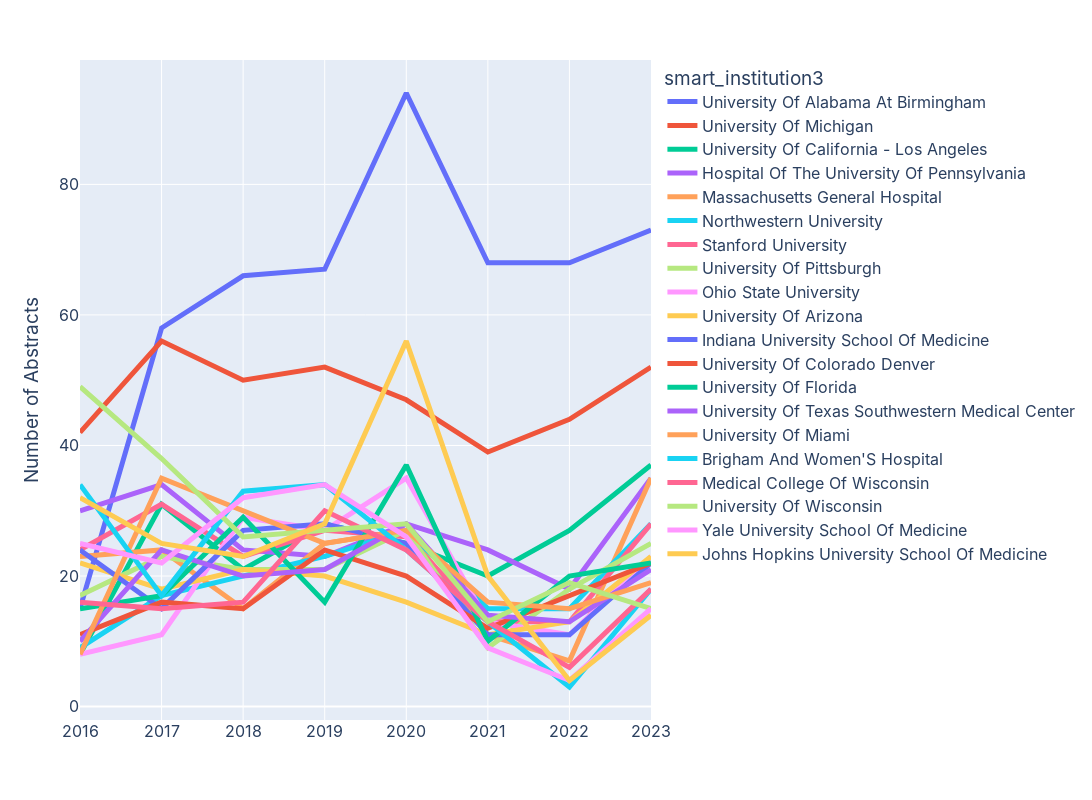

Here is the notebook cell this chart was saved with:
### Code cell
fig = px.line(df_subset, x="year", y="count", color='smart_institution3',
labels = dict(year='', count='Number of Abstracts', smart_institution2 = 'Institution'))
fig.update_layout(width=1500, height=800)

# fig.for_each_trace(lambda t: t.update(name = d[t.name]))

fig.update_layout(
    width=1400,
    height=800,
    font=dict(
        family="Inter",
        size=16))

fig.update_traces(line=dict(width=5))

fig.write_image('years.svg')

fig.show()

### Figure 1 — Plotly figure (JSON) as saved in the notebook; plotly's stock layout.template omitted (floating-point values rounded to 4 significant figures)
{"data": [{"hovertemplate": "smart_institution3=University Of Alabama At Birmingham<br>=%{x}<br>Number of Abstracts=%{y}<extra></extra>", "legendgroup": "University Of Alabama At Birmingham", "line": {"color": "#636efa", "dash": "solid", "width": 5}, "marker": {"symbol": "circle"}, "mode": "lines", "name": "University Of Alabama At Birmingham", "orientation": "v", "showlegend": true, "type": "scatter", "x": [2023, 2022, 2021, 2020, 2019, 2018, 2017, 2016], "xaxis": "x", "y": [73, 68, 68, 94, 67, 66, 58, 15], "yaxis": "y"}, {"hovertemplate": "smart_institution3=University Of Michigan<br>=%{x}<br>Number of Abstracts=%{y}<extra></extra>", "legendgroup": "University Of Michigan", "line": {"color": "#EF553B", "dash": "solid", "width": 5}, "marker": {"symbol": "circle"}, "mode": "lines", "name": "University Of Michigan", "orientation": "v", "showlegend": true, "type": "scatter", "x": [2023, 2022, 2021, 2020, 2019, 2018, 2017, 2016], "xaxis": "x", "y": [52, 44, 39, 47, 52, 50, 56, 42], "yaxis": "y"}, {"hovertemplate": "smart_institution3=University Of California - Los Angeles<br>=%{x}<br>Number of Abstracts=%{y}<extra></extra>", "legendgroup": "University Of California - Los Angeles", "line": {"color": "#00cc96", "dash": "solid", "width": 5}, "marker": {"symbol": "circle"}, "mode": "lines", "name": "University Of California - Los Angeles", "orientation": "v", "showlegend": true, "type": "scatter", "x": [2023, 2022, 2021, 2020, 2019, 2018, 2017, 2016], "xaxis": "x", "y": [37, 27, 20, 25, 28, 21, 31, 8], "yaxis": "y"}, {"hovertemplate": "smart_institution3=Hospital Of The University Of Pennsylvania<br>=%{x}<br>Number of Abstracts=%{y}<extra></extra>", "legendgroup": "Hospital Of The University Of Pennsylvania", "line": {"color": "#ab63fa", "dash": "solid", "width": 5}, "marker": {"symbol": "circle"}, "mode": "lines", "name": "Hospital Of The University Of Pennsylvania", "orientation": "v", "showlegend": true, "type": "scatter", "x": [2023, 2022, 2021, 2020, 2019, 2018, 2017, 2016], "xaxis": "x", "y": [35, 18, 24, 28, 23, 24, 34, 30], "yaxis": "y"}, {"hovertemplate": "smart_institution3=Massachusetts General Hospital<br>=%{x}<br>Number of Abstracts=%{y}<extra></extra>", "legendgroup": "Massachusetts General Hospital", "line": {"color": "#FFA15A", "dash": "solid", "width": 5}, "marker": {"symbol": "circle"}, "mode": "lines", "name": "Massachusetts General Hospital", "orientation": "v", "showlegend": true, "type": "scatter", "x": [2023, 2022, 2021, 2020, 2019, 2018, 2017, 2016], "xaxis": "x", "y": [35, 7, 11, 27, 25, 15, 24, 23], "yaxis": "y"}, {"hovertemplate": "smart_institution3=Northwestern University<br>=%{x}<br>Number of Abstracts=%{y}<extra></extra>", "legendgroup": "Northwestern University", "line": {"color": "#19d3f3", "dash": "solid", "width": 5}, "marker": {"symbol": "circle"}, "mode": "lines", "name": "Northwestern University", "orientation": "v", "showlegend": true, "type": "scatter", "x": [2023, 2022, 2021, 2020, 2019, 2018, 2017, 2016], "xaxis": "x", "y": [28, 15, 15, 27, 23, 20, 17, 9], "yaxis": "y"}, {"hovertemplate": "smart_institution3=Stanford University<br>=%{x}<br>Number of Abstracts=%{y}<extra></extra>", "legendgroup": "Stanford University", "line": {"color": "#FF6692", "dash": "solid", "width": 5}, "marker": {"symbol": "circle"}, "mode": "lines", "name": "Stanford University", "orientation": "v", "showlegend": true, "type": "scatter", "x": [2023, 2022, 2021, 2020, 2019, 2018, 2017, 2016], "xaxis": "x", "y": [28, 13, 13, 26, 27, 23, 31, 24], "yaxis": "y"}, {"hovertemplate": "smart_institution3=University Of Pittsburgh<br>=%{x}<br>Number of Abstracts=%{y}<extra></extra>", "legendgroup": "University Of Pittsburgh", "line": {"color": "#B6E880", "dash": "solid", "width": 5}, "marker": {"symbol": "circle"}, "mode": "lines", "name": "University Of Pittsburgh", "orientation": "v", "showlegend": true, "type": "scatter", "x": [2023, 2022, 2021, 2020, 2019, 2018, 2017, 2016], "xaxis": "x", "y": [25, 18, 9, 27, 21, 21, 23, 17], "yaxis": "y"}, {"hovertemplate": "smart_institution3=Ohio State University<br>=%{x}<br>Number of Abstracts=%{y}<extra></extra>", "legendgroup": "Ohio State University", "line": {"color": "#FF97FF", "dash": "solid", "width": 5}, "marker": {"symbol": "circle"}, "mode": "lines", "name": "Ohio State University", "orientation": "v", "showlegend": true, "type": "scatter", "x": [2023, 2022, 2021, 2020, 2019, 2018, 2017, 2016], "xaxis": "x", "y": [23, 11, 13, 35, 27, 29, 11, 8], "yaxis": "y"}, {"hovertemplate": "smart_institution3=University Of Arizona<br>=%{x}<br>Number of Abstracts=%{y}<extra></extra>", "legendgroup": "University Of Arizona", "line": {"color": "#FECB52", "dash": "solid", "width": 5}, "marker": {"symbol": "circle"}, "mode": "lines", "name": "University Of Arizona", "orientation": "v", "showlegend": true, "type": "scatter", "x": [2023, 2022, 2021, 2020, 2019, 2018, 2017, 2016], "xaxis": "x", "y": [23, 13, 11, 16, 20, 21, 18, 22], "yaxis": "y"}, {"hovertemplate": "smart_institution3=Indiana University School Of Medicine<br>=%{x}<br>Number of Abstracts=%{y}<extra></extra>", "legendgroup": "Indiana University School Of Medicine", "line": {"color": "#636efa", "dash": "solid", "width": 5}, "marker": {"symbol": "circle"}, "mode": "lines", "name": "Indiana University School Of Medicine", "orientation": "v", "showlegend": true, "type": "scatter", "x": [2023, 2022, 2021, 2020, 2019, 2018, 2017, 2016], "xaxis": "x", "y": [22, 11, 11, 25, 28, 27, 15, 24], "yaxis": "y"}, {"hovertemplate": "smart_institution3=University Of Colorado Denver<br>=%{x}<br>Number of Abstracts=%{y}<extra></extra>", "legendgroup": "University Of Colorado Denver", "line": {"color": "#EF553B", "dash": "solid", "width": 5}, "marker": {"symbol": "circle"}, "mode": "lines", "name": "University Of Colorado Denver", "orientation": "v", "showlegend": true, "type": "scatter", "x": [2023, 2022, 2021, 2020, 2019, 2018, 2017, 2016], "xaxis": "x", "y": [22, 17, 12, 20, 24, 15, 16, 11], "yaxis": "y"}, {"hovertemplate": "smart_institution3=University Of Florida<br>=%{x}<br>Number of Abstracts=%{y}<extra></extra>", "legendgroup": "University Of Florida", "line": {"color": "#00cc96", "dash": "solid", "width": 5}, "marker": {"symbol": "circle"}, "mode": "lines", "name": "University Of Florida", "orientation": "v", "showlegend": true, "type": "scatter", "x": [2023, 2022, 2021, 2020, 2019, 2018, 2017, 2016], "xaxis": "x", "y": [22, 20, 10, 37, 16, 29, 17, 15], "yaxis": "y"}, {"hovertemplate": "smart_institution3=University Of Texas Southwestern Medical Center<br>=%{x}<br>Number of Abstracts=%{y}<extra></extra>", "legendgroup": "University Of Texas Southwestern Medical Center", "line": {"color": "#ab63fa", "dash": "solid", "width": 5}, "marker": {"symbol": "circle"}, "mode": "lines", "name": "University Of Texas Southwestern Medical Center", "orientation": "v", "showlegend": true, "type": "scatter", "x": [2023, 2022, 2021, 2020, 2019, 2018, 2017, 2016], "xaxis": "x", "y": [21, 13, 14, 28, 21, 20, 24, 10], "yaxis": "y"}, {"hovertemplate": "smart_institution3=University Of Miami<br>=%{x}<br>Number of Abstracts=%{y}<extra></extra>", "legendgroup": "University Of Miami", "line": {"color": "#FFA15A", "dash": "solid", "width": 5}, "marker": {"symbol": "circle"}, "mode": "lines", "name": "University Of Miami", "orientation": "v", "showlegend": true, "type": "scatter", "x": [2023, 2022, 2021, 2020, 2019, 2018, 2017, 2016], "xaxis": "x", "y": [19, 15, 16, 27, 25, 30, 35, 8], "yaxis": "y"}, {"hovertemplate": "smart_institution3=Brigham And Women'S Hospital<br>=%{x}<br>Number of Abstracts=%{y}<extra></extra>", "legendgroup": "Brigham And Women'S Hospital", "line": {"color": "#19d3f3", "dash": "solid", "width": 5}, "marker": {"symbol": "circle"}, "mode": "lines", "name": "Brigham And Women'S Hospital", "orientation": "v", "showlegend": true, "type": "scatter", "x": [2023, 2022, 2021, 2020, 2019, 2018, 2017, 2016], "xaxis": "x", "y": [18, 3, 13, 24, 34, 33, 17, 34], "yaxis": "y"}, {"hovertemplate": "smart_institution3=Medical College Of Wisconsin<br>=%{x}<br>Number of Abstracts=%{y}<extra></extra>", "legendgroup": "Medical College Of Wisconsin", "line": {"color": "#FF6692", "dash": "solid", "width": 5}, "marker": {"symbol": "circle"}, "mode": "lines", "name": "Medical College Of Wisconsin", "orientation": "v", "showlegend": true, "type": "scatter", "x": [2023, 2022, 2021, 2020, 2019, 2018, 2017, 2016], "xaxis": "x", "y": [18, 6, 13, 24, 30, 16, 15, 16], "yaxis": "y"}, {"hovertemplate": "smart_institution3=University Of Wisconsin<br>=%{x}<br>Number of Abstracts=%{y}<extra></extra>", "legendgroup": "University Of Wisconsin", "line": {"color": "#B6E880", "dash": "solid", "width": 5}, "marker": {"symbol": "circle"}, "mode": "lines", "name": "University Of Wisconsin", "orientation": "v", "showlegend": true, "type": "scatter", "x": [2023, 2022, 2021, 2020, 2019, 2018, 2017, 2016], "xaxis": "x", "y": [15, 19, 13, 28, 27, 26, 38, 49], "yaxis": "y"}, {"hovertemplate": "smart_institution3=Yale University School Of Medicine<br>=%{x}<br>Number of Abstracts=%{y}<extra></extra>", "legendgroup": "Yale University School Of Medicine", "line": {"color": "#FF97FF", "dash": "solid", "width": 5}, "marker": {"symbol": "circle"}, "mode": "lines", "name": "Yale University School Of Medicine", "orientation": "v", "showlegend": true, "type": "scatter", "x": [2023, 2022, 2021, 2020, 2019, 2018, 2017, 2016], "xaxis": "x", "y": [15, 4, 9, 26, 34, 32, 22, 25], "yaxis": "y"}, {"hovertemplate": "smart_institution3=Johns Hopkins University School Of Medicine<br>=%{x}<br>Number of Abstracts=%{y}<extra></extra>", "legendgroup": "Johns Hopkins University School Of Medicine", "line": {"color": "#FECB52", "dash": "solid", "width": 5}, "marker": {"symbol": "circle"}, "mode": "lines", "name": "Johns Hopkins University School Of Medicine", "orientation": "v", "showlegend": true, "type": "scatter", "x": [2023, 2022, 2021, 2020, 2019, 2018, 2017, 2016], "xaxis": "x", "y": [14, 4, 20, 56, 28, 23, 25, 32], "yaxis": "y"}], "layout": {"font": {"family": "Inter", "size": 16}, "height": 800, "legend": {"title": {"text": "smart_institution3"}, "tracegroupgap": 0}, "margin": {"t": 60}, "width": 1400, "xaxis": {"anchor": "y", "domain": [0, 1], "title": {"text": ""}}, "yaxis": {"anchor": "x", "domain": [0, 1], "title": {"text": "Number of Abstracts"}}}}
